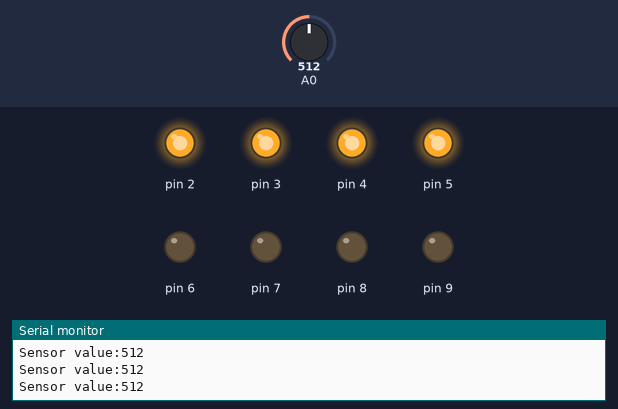
Recording of a sketch running on a simulated Arduino Uno, built with avr-gcc and run on an emulated ATmega328P. On the bench: output pins drawn as LEDs (lit = HIGH), the last lines printed to the serial monitor. The test bench sets the inputs (shaded band); at power-on: A0 = 512.

Above: at 1.2 s.
1.3 s: A0 set to 534
At 1.9 s:
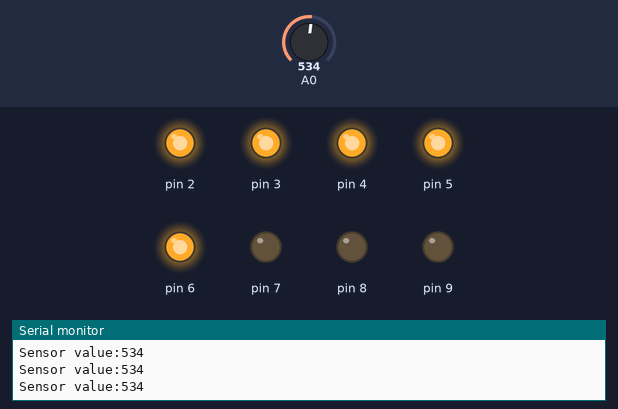
2.8 s: A0 set to 556
4.3 s: A0 set to 570
At 4.7 s:
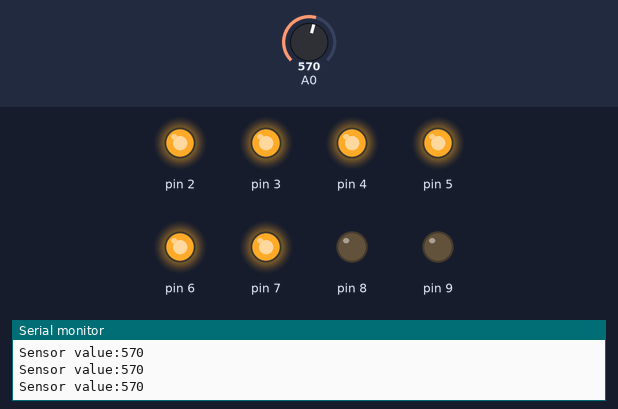
5.8 s: A0 set to 590
7.3 s: A0 set to 621
At 8.5 s:
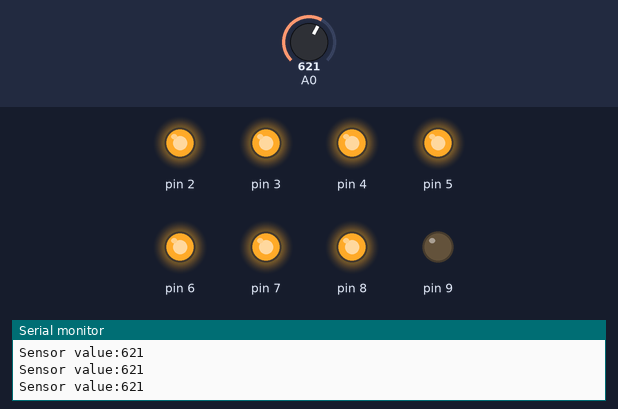
8.8 s: A0 set to 511
At 10.0 s:
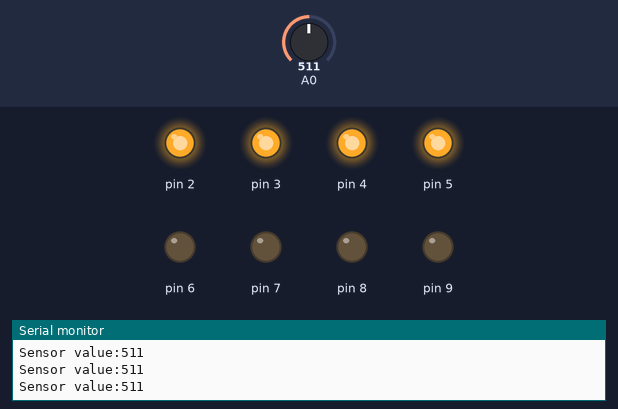
Timing chart, 0 to 11.3 s (numbered marks = the images above; inputs shaded):
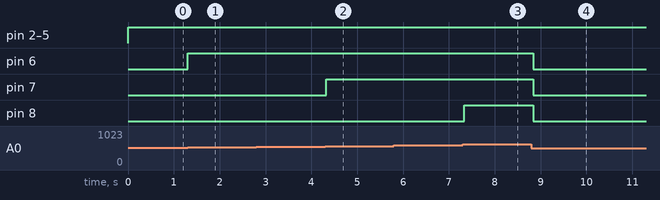

Measured:
- the behaviour switches between 520 and 521 on A0 (found by bisection; images 0 and 1)
- the behaviour switches between 562 and 563 on A0 (found by bisection; images 1 and 2)
- the behaviour switches between 604 and 605 on A0 (found by bisection; images 2 and 3)
- after the input at 1.3 s, pin 6: LOW → HIGH at once
- after the input at 4.3 s, pin 7: LOW → HIGH at once
- after the input at 7.3 s, pin 8: LOW → HIGH at once
- after the input at 8.8 s, pin 6–8: HIGH → LOW at once

The sketch:

Sensor_Humedad.ino
```cpp
//1025 max
//310 min

int maxValue = 1025; // valor sin mojar
int minValue = 310; // valor super mojado
int nLeds = 8;
int range;
void setup() {

  range = (maxValue - minValue) / nLeds;
  range = range - 47;
  for(int i = 2; i<10;i++){
    pinMode(i,OUTPUT);
  }
  Serial.begin(57600);

}

void loop() {

 int value;
 Serial.print("Sensor value:");
 value = analogRead(0);
 Serial.println(value);
 salidaLeds(value);
 delay(100);
}

void salidaLeds(int x){

  int cantLeds = 2;

  for(int i = 1 ; i<9 ; i++){

    if(x < maxValue - range * i && x > minValue + range * i){
      cantLeds = i + 1;
    }

  }

  for(int i = 2; i<10;i++){
    if(i<=cantLeds){
      digitalWrite(i,HIGH);
    }else{
      digitalWrite(i,LOW);
    }
  }

}
```
